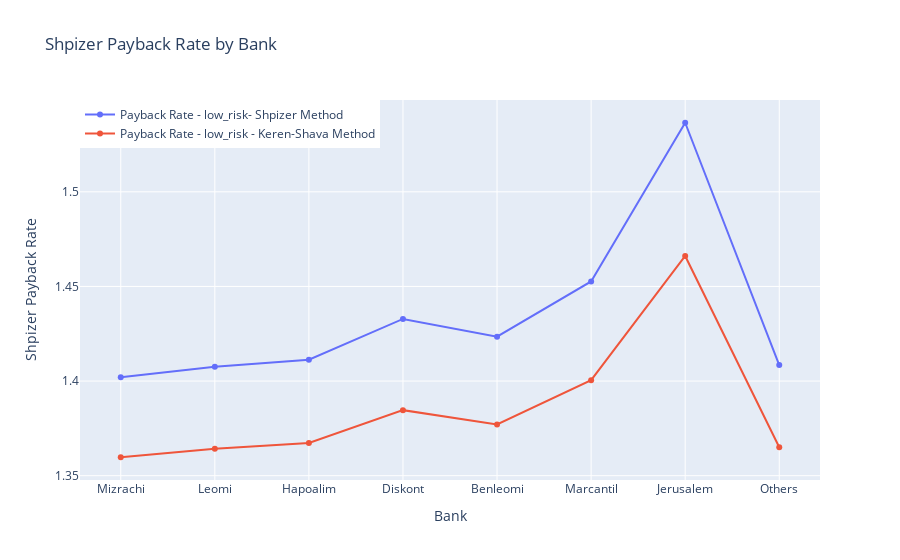

The notebook cell saved with this chart:
### Code cell
traces = []
for risk_level, mix_loan_types in combination_dict.items():
    if risk_level != "low_risk": 
        continue  # for now
    
    bank_names_list = []
    shpizer_payback_rate = []
    keren_shava_playback_rate = []

    # Iterate through unique bank names
    for bank_name in unique_bank_names: 
        bank_names_list.append(bank_name)
        bank_data = banks_info.loc[banks_info['Bank'] == bank_name]
        
        for single_loan_type in mix_loan_types:
            interest_rate = bank_data.loc[bank_data["loan_type"] == single_loan_type]["Interest Rate"].values[0]
            
            dict_shpizer = calc_total_payback_and_payback_rate_per_type(
                loan_type=single_loan_type, 
                mortgage_amount_nis=mortgage_amount_nis,
                years=num_of_years, 
                annual_interest_rate=interest_rate, 
                payback_method="shpizer"
            )
            
            dict_keren_shava = calc_total_payback_and_payback_rate_per_type(
                loan_type = single_loan_type, 
                mortgage_amount_nis=mortgage_amount_nis,               
                years=num_of_years, 
                annual_interest_rate = interest_rate, 
                payback_method="keren_shava"
            )
            
            shpizer_payback_rate.append(dict_shpizer["payback_rate"])
            keren_shava_playback_rate.append(dict_keren_shava["payback_rate"])
    # Create a trace for the current risk level
    trace = go.Scatter(
        x=bank_names_list,    
        y=shpizer_payback_rate,         
        mode='lines+markers',    
        name=f'Payback Rate - {risk_level}- Shpizer Method'  # Ensure unique trace names
    )
    traces.append(trace)
    
    trace = go.Scatter(
        x=bank_names_list,    
        y=keren_shava_playback_rate,         
        mode='lines+markers',    
        name=f'Payback Rate - {risk_level} - Keren-Shava Method'  # Ensure unique trace names
    )
    traces.append(trace)

# Create the layout for the figure
layout = go.Layout(
    title="Shpizer Payback Rate by Bank",
    xaxis_title="Bank",
    yaxis_title="Shpizer Payback Rate",
    hovermode='closest',
    showlegend=True,  # Explicitly show the legend
    legend=dict(
        orientation='v',  # Vertical orientation
        x=0,  # Position on the left
        xanchor='left',  # Anchor to the left
        y=1,  # Position at the top
        yanchor='top'  # Anchor to the top
    )
)

# Create the figure once after processing all banks
fig = go.Figure(data=traces, layout=layout)

# Show the figure
fig.show()

# Optionally, save the figure to an HTML file
# fig.write_html("figure.html")
# Open the HTML file in a browser
# import webbrowser
# import os
# file_path = os.path.abspath("figure.html")
# webbrowser.open(f"file://{file_path}")

### Figure 1 — Plotly figure (JSON) as saved in the notebook; plotly's stock layout.template omitted (floating-point values rounded to 4 significant figures)
{"data": [{"mode": "lines+markers", "name": "Payback Rate - low_risk- Shpizer Method", "type": "scatter", "x": ["Mizrachi", "Leomi", "Hapoalim", "Diskont", "Benleomi", "Marcantil", "Jerusalem", "Others"], "y": [1.402, 1.408, 1.411, 1.433, 1.423, 1.453, 1.537, 1.408]}, {"mode": "lines+markers", "name": "Payback Rate - low_risk - Keren-Shava Method", "type": "scatter", "x": ["Mizrachi", "Leomi", "Hapoalim", "Diskont", "Benleomi", "Marcantil", "Jerusalem", "Others"], "y": [1.36, 1.364, 1.367, 1.385, 1.377, 1.4, 1.466, 1.365]}], "layout": {"hovermode": "closest", "legend": {"orientation": "v", "x": 0, "xanchor": "left", "y": 1, "yanchor": "top"}, "showlegend": true, "title": {"text": "Shpizer Payback Rate by Bank"}, "xaxis": {"title": {"text": "Bank"}}, "yaxis": {"title": {"text": "Shpizer Payback Rate"}}}}
